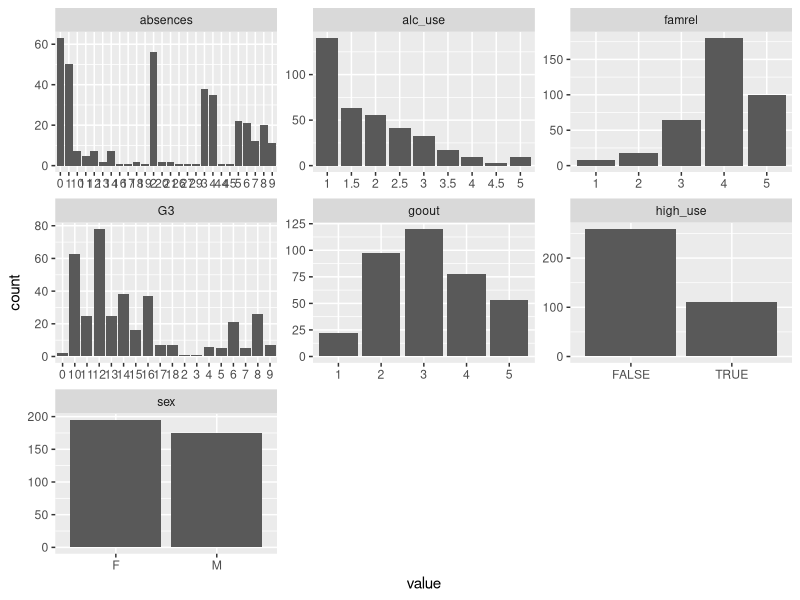
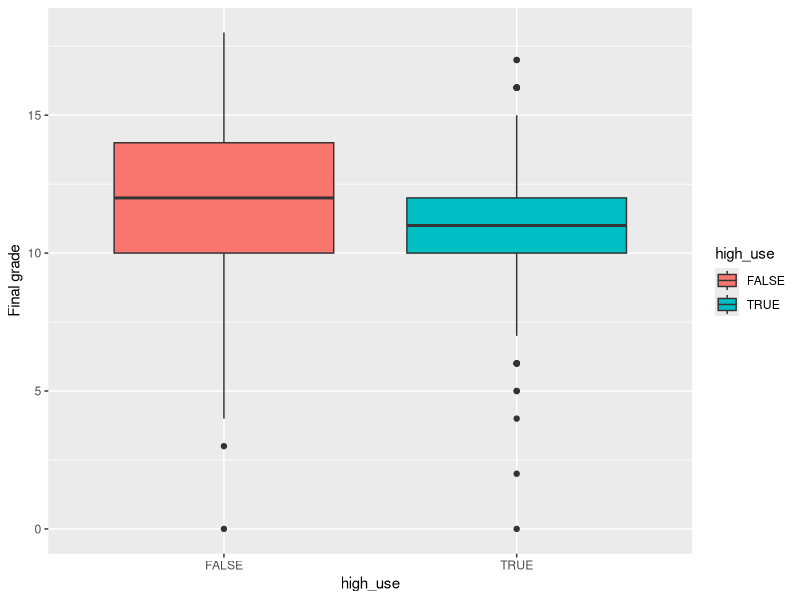
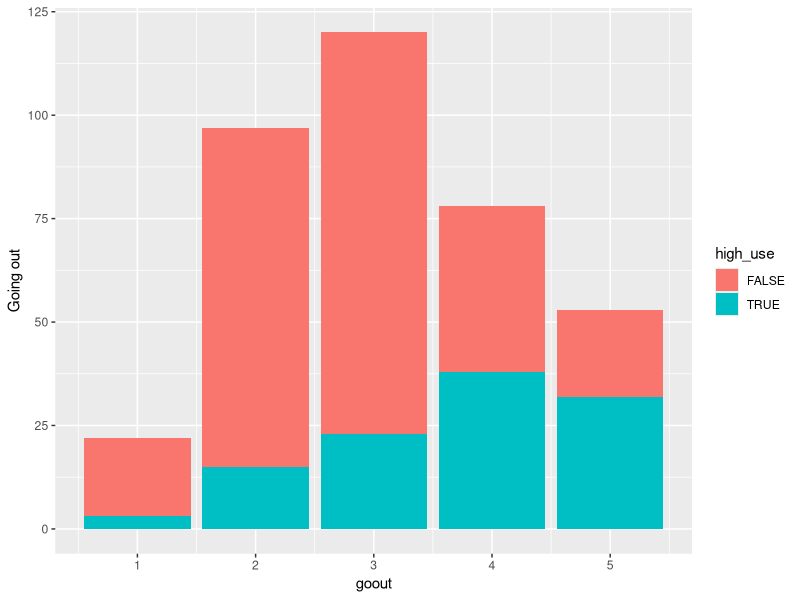
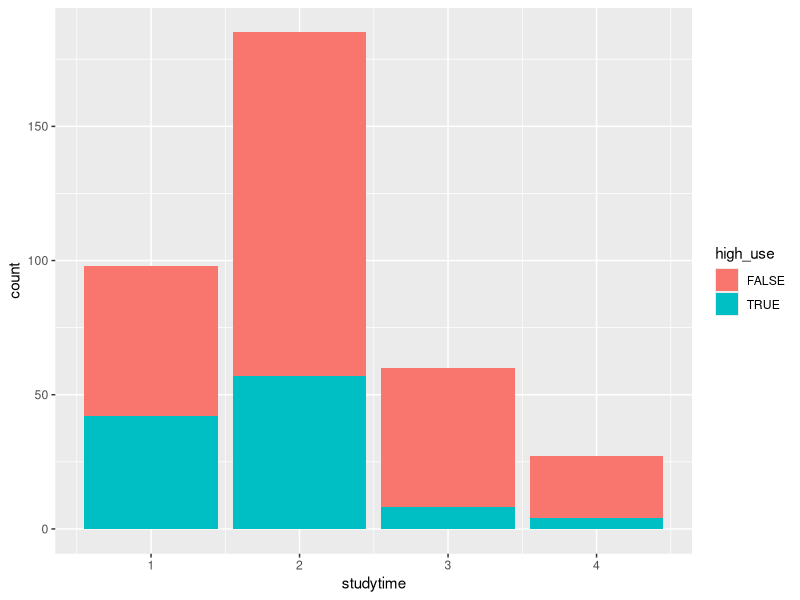
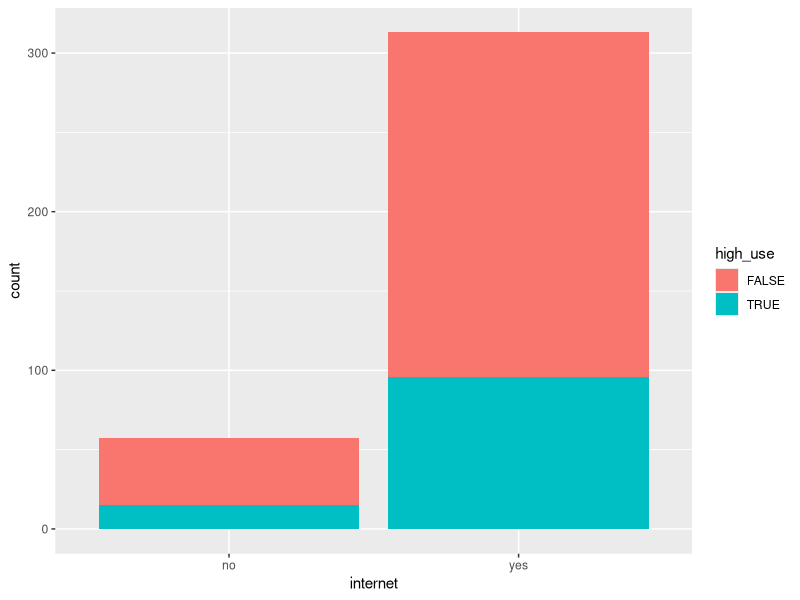
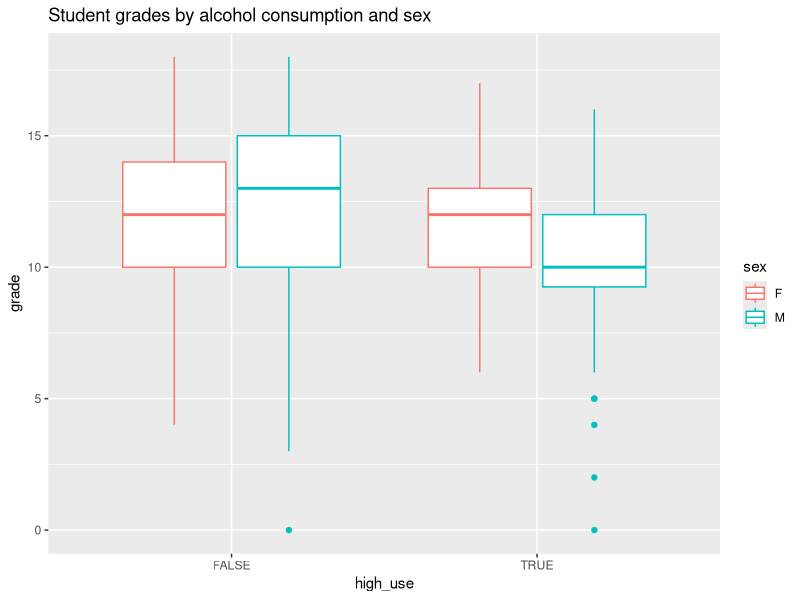

Write the R code that produced these figures, in order.
## ---- chunk 1
library(tidyverse)
library(ggplot2)
## ---- chunk 2
alc_data <- read.csv("./data/student/pormath.csv", stringsAsFactors = TRUE)
dim(alc_data)
colnames(alc_data)
## ---- chunk 3
# keep only variables of interest
alc <- alc_data %>% select(high_use,sex,famrel,absences,G3, goout, alc_use)
summary(select(alc_data,.data$G3,.data$absences,.data$famrel,.data$sex,.data$high_use,.data$goout))
gather(alc) %>% ggplot(aes(value)) + facet_wrap("key", scales = "free") + geom_bar()


# or
p_g3 <- ggplot(data=alc_data,aes(x=high_use,y=G3,fill=high_use))
p_g3 + geom_boxplot() + ylab("Final grade")
p_going_out <- ggplot(data=alc_data,aes(x=goout,fill=high_use))
p_going_out + geom_bar() + ylab("Going out")
p_studytime <- ggplot(data=alc_data,aes(x=studytime,fill=high_use))
p_studytime + geom_bar()
p_internet <- ggplot(data=alc_data,aes(x=internet,fill=high_use))
p_internet + geom_bar()
## ---- chunk 4
table1 <- table(alc_data$sex, alc_data$high_use,dnn=c("sex","high_alc"))
addmargins(round(prop.table(table1)*100,1)) 

table2 <- table(alc_data$famrel, alc_data$high_use,dnn=c("famrel","high_alc"))
addmargins(round(prop.table(table2)*100,1)) 

table(alc_data$goout, alc_data$high_use)
## ---- chunk 5
# initialize a plot of high_use and G3, grouping by sex
g1 <- ggplot(alc, aes(x = high_use, y = G3,col=sex))

# define the plot as a boxplot and draw it
g1 + geom_boxplot() + ylab("grade") +
ggtitle("Student grades by alcohol consumption and sex")
## ---- chunk 6
logistic <- glm(high_use ~  famrel + absences + G3 + goout + sex, data = alc, family = "binomial")

# print out a summary of the model
summary(logistic)

better_logistic <- glm(high_use ~  famrel + absences  + goout + sex, data = alc, family = "binomial")

## ---- chunk 7
# compute odds ratios (OR)
OR <- exp(coef(logistic))

# compute confidence intervals (CI)
CI <- logistic %>% confint %>% exp

# print out the odds ratios with their confidence intervals
cbind(OR, CI)

OR2 <- exp(coef(better_logistic))

# compute confidence intervals (CI)
CI2 <- better_logistic %>% confint %>% exp

# print out the odds ratios with their confidence intervals
cbind(OR2, CI2)

## ---- chunk 8
#predict() the probability of high_use
probabilities <- predict(logistic, type = "response")

# add the predicted probabilities to 'alc'
alc <- mutate(alc, probability = probabilities)

# use the probabilities to make a prediction of high_use
alc <- mutate(alc, prediction = probability > 0.5)

# tabulate the target variable versus the predictions
table(high_use = alc$high_use, prediction = alc$prediction) %>% prop.table %>% addmargins()
## ---- chunk 9
# define a loss function (mean prediction error)
loss_func <- function(class, prob) {
  n_wrong <- abs(class - prob) > 0.5
  mean(n_wrong)
}

# call loss_func to compute the average number of wrong predictions in the (training) data
loss_func(class = alc$high_use, prob = alc$probability)

## ---- chunk 10
loss_func <- function(class, prob) {
  n_wrong <- abs(class - prob) > 0.5
  mean(n_wrong)
}

# compute the average number of wrong predictions in the (training) data
loss_func(class = alc$high_use, prob = alc$probability)

# K-fold cross-validation
library(boot)
cv <- cv.glm(data = alc, cost = loss_func, glmfit = logistic, K = 10)

# average number of wrong predictions in the cross validation
cv$delta[1]
## ---- chunk 11
alc2 <- alc_data %>% select(G3, goout,studytime,internet, high_use, absences, health, internet, nursery, romantic, sex)

logistic2 <- glm(high_use ~  internet + nursery + goout + sex, data = alc2, family = "binomial")
summary(logistic2)

#predict() the probability of high_use
probabilities2 <- predict(logistic2, type = "response")

# add the predicted probabilities to 'alc'
alc2 <- mutate(alc2, probability = probabilities2)

# use the probabilities to make a prediction of high_use
alc2 <- mutate(alc2, prediction = probability > 0.5)

loss_func(class = alc2$high_use, prob = alc2$probability)

cv2 <- cv.glm(data = alc2, cost = loss_func, glmfit = logistic2, K = 5)

# average number of wrong predictions in the cross validation
cv2$delta[1]

